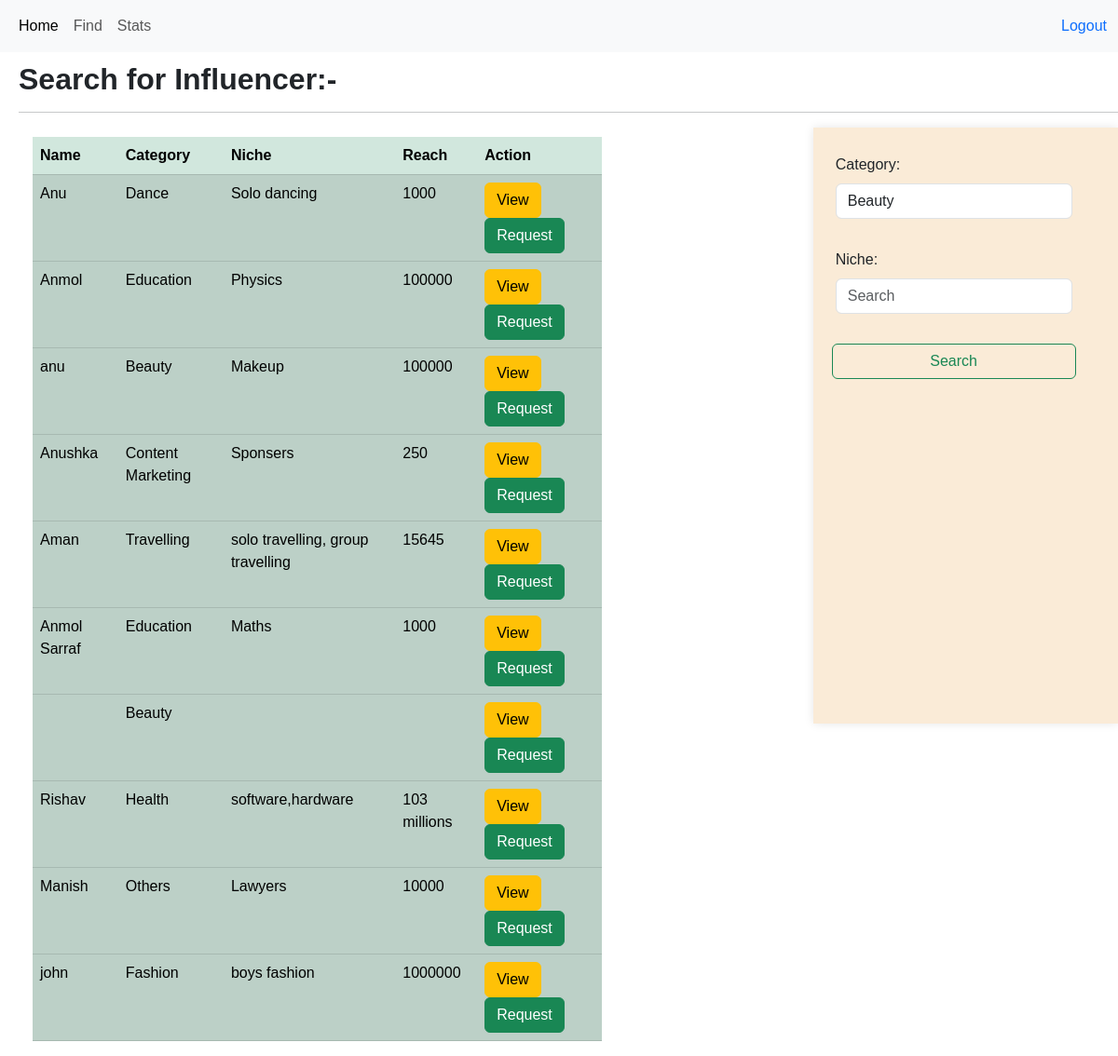
/sponser_home/find/4, run on the app's committed database.
### app.py (models this page shows)
class influencer(db.Model):
    __tablename__='influcener'
    influencer_id=db.Column(db.Integer,primary_key=True,autoincrement=True)
    name=db.Column(db.String,db.ForeignKey(user.username))
    Category=db.Column(db.String)
    Niche=db.Column(db.String)
    reach=db.Column(db.Integer)
    user_id=db.Column(db.Integer,db.ForeignKey(user.user_id))
    photo_path = db.Column(db.String)
    flagged_info=db.Column(db.Boolean, default=False)

### app.py (the view)
@app.route("/sponser_home/find/<int:id>",methods=["GET"])
def homelander(id):
    userdata1=dict()
    ans=db.session.query(user).filter(user.role=='user').all()
    c=0
    for i in ans:
        userdata=db.session.query(influencer).filter(influencer.user_id==i.user_id).first()
        userdata1[c]=[i.user_id,userdata.reach,userdata.name,userdata.Category,userdata.Niche]
        c=c+1
    return render_template("sponser_user_find.html",userdata1=userdata1,id=id)

### templates/sponser_user_find.html (shortened to what this page needs)
<!DOCTYPE html>
<html lang="en">
<head>
    <link href="https://cdn.jsdelivr.net/npm/bootstrap@5.3.3/dist/css/bootstrap.min.css" rel="stylesheet">
    <link rel="stylesheet" href="\static\style.css">
</head>
<body>
    <nav class="navbar navbar-expand-lg bg-body-tertiary" id="navbar">
        <div class="container-fluid">
          <div class="collapse navbar-collapse" id="navbarText">
            <ul class="navbar-nav me-auto mb-2 mb-lg-0">
              <li class="nav-item">
                <a class="nav-link active" aria-current="page" href="/sponserhome/{{ id }}">Home</a>
              </li>
              <li class="nav-item">
                <a class="nav-link" href="/sponser_home/find/{{ id }}">Find</a>
              </li>
              <li class="nav-item">
                <a class="nav-link" href="#">Stats</a>
              </li>
            </ul>
            <a id="logout" href="/">Logout</a>
          </div>
        </div>
      </nav>
      <div style="margin-top: 10px; margin-left: 20px;">
        <h2><b>Search for Influencer:- <hr></h2></b>
      </div>
      <div class="containers">
        <div class="sepearate_container">
      <table class="table table-success table-striped" id="tab1">
        <thead>
          <tr>
            <th>Name</th>
            <th>Category</th>
            <th>Niche</th>
            <th>Reach</th>
            <th>Action</th>
          </tr>
        </thead>
        <tbody>
          {% for user in userdata1 %}
          <tr>
            <td  class="table-active">{{userdata1[user][2]}}</td>
            <td  class="table-active">{{userdata1[user][3]}}</td>
            <td  class="table-active">{{userdata1[user][4]}}</td>
            <td  class="table-active">{{userdata1[user][1]}}</td>
            <td  class="table-active"><a type="button" class="btn btn-warning" href="/sponser/request/{{ userdata1[user][0] }}">
              View </a>
            <a type="button" class="btn btn-success" href="/sponser/adreq_sent/{{ userdata1[user][0] }}">Request</a>
            </td>
          </tr>
            {% endfor %}
          </tbody>
        </table>
      </div>
      <div class="contain2">
        <form class="row g-2" id="search" method="POST" action="/sponser_home/value/{{ id }}" style="margin-top: 20px;margin-left: 20px; width: 80%;">
          <div>
          <label class="form-label">Category: </label><br>
          <select  name="cate" class="form-control">
            <option value="Beauty">Beauty</option>
          </select><br>
          </div>
          <div>
            <label class="form-label">Niche:</label><br>
            <input class="form-control" type="search" placeholder="Search" aria-label="Search" name="niche"><br>
          </div>
          <button class="btn btn-outline-success" type="submit">Search</button>
        </form>
      </div>
    </div>
    </body>
</html>

### static/style.css (style rules this page uses)
* { font-family:Tahoma, Geneva, Verdana, sans-serif; height: auto; }
#logout { margin-left: 10px; text-decoration:none; }
#search { margin-right: 200px; }
#tab1 { width:70%; margin-left: 35px; margin-top: 10px; }
.containers { display: flex; }
.sepearate_container { width: 80%; }
.contain2 { box-shadow: 0 0 10px rgba(0, 0, 0, 0.1); background-color: antiquewhite; height: 80vh; width: 30%; }

### data on the page
influencer: name "Anu", Category "Dance", Niche "Solo dancing", reach "1000"
influencer: name "Anmol", Category "Education", Niche "Physics", reach "100000"
influencer: name "anu", Category "Beauty", Niche "Makeup", reach "100000"
influencer: name "Anushka", Category "Content Marketing", Niche "Sponsers"
influencer: name "Aman", Category "Travelling", Niche "solo travelling, group travelling", reach "15645"
influencer: name "Anmol Sarraf", Category "Education", Niche "Maths", reach "1000"
influencer: Category "Beauty"
influencer: name "Rishav", Category "Health", Niche "software,hardware", reach "103 millions"
influencer: name "Manish", Category "Others", Niche "Lawyers", reach "10000"
influencer: name "john", Category "Fashion", Niche "boys fashion", reach "1000000"

### other printed values
{{ userdata1[user][1] }} "250"
